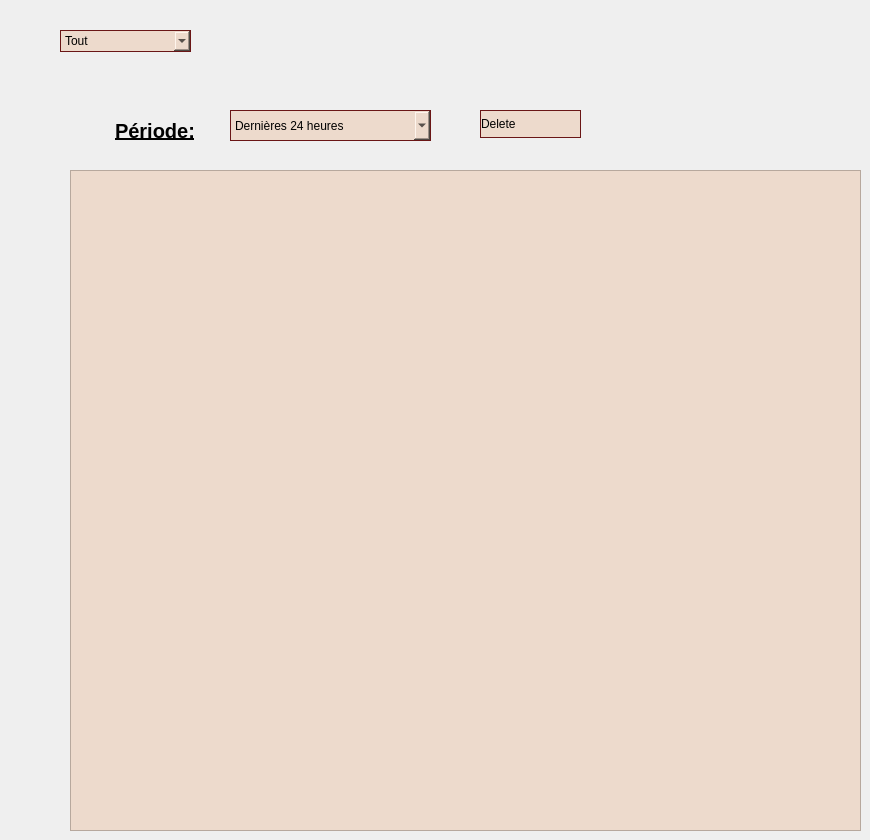
    <widget class="QWidget" name="tab">
     <attribute name="title">
      <string>Historique</string>
     </attribute>
     <widget class="QComboBox" name="history">
      <property name="geometry">
       <rect>
        <x>230</x>
        <y>110</y>
        <width>201</width>
        <height>31</height>
       </rect>
      </property>
      <property name="styleSheet">
       <string notr="true">QComboBox {
background-color: rgb(237, 218, 204);
	
border: none;

	font: italic 10pt &quot;Elephant&quot;;
text-align: left;
border: 1px solid #6a1616;
}
QComboBox:hover {
	color: rgb(255, 255, 255);

background:#6a1616;
border: none;
text-align: left;
}


</string>
      </property>
      <item>
       <property name="text">
        <string>Dernières 24 heures</string>
       </property>
      </item>
      <item>
       <property name="text">
        <string>7 derniers jours</string>
       </property>
      </item>
      <item>
       <property name="text">
        <string>4 derniéres semaines</string>
       </property>
      </item>
      <item>
       <property name="text">
        <string>Toutes les données</string>
       </property>
      </item>
     </widget>
     <widget class="QListView" name="listView">
      <property name="geometry">
       <rect>
        <x>70</x>
        <y>170</y>
        <width>791</width>
        <height>661</height>
       </rect>
      </property>
      <property name="styleSheet">
       <string notr="true">background-color: rgb(237, 218, 204);</string>
      </property>
     </widget>
     <widget class="QPushButton" name="del">
      <property name="geometry">
       <rect>
        <x>480</x>
        <y>110</y>
        <width>101</width>
        <height>28</height>
       </rect>
      </property>
      <property name="styleSheet">
       <string notr="true">QPushButton {
background-color: rgb(237, 218, 204);
	
border: none;

	font: italic 16pt &quot;Elephant&quot;;
text-align: left;
border: 1px solid #6a1616;
}
QPushButton:hover {
	color: rgb(255, 255, 255);

background:#6a1616;
border: none;
text-align: left;
}

</string>
      </property>
      <property name="text">
       <string>Delete</string>
      </property>
     </widget>
     <widget class="QComboBox" name="deleteee">
      <property name="geometry">
       <rect>
        <x>60</x>
        <y>30</y>
        <width>131</width>
        <height>22</height>
       </rect>
      </property>
      <property name="styleSheet">
       <string notr="true">QComboBox {
background-color: rgb(237, 218, 204);
	
border: none;

	font: italic 10pt &quot;Elephant&quot;;
text-align: left;
border: 1px solid #6a1616;
}
QComboBox:hover {
	color: rgb(255, 255, 255);

background:#6a1616;
border: none;
text-align: left;
}

</string>
      </property>
      <item>
       <property name="text">
        <string>Tout</string>
       </property>
      </item>
      <item>
       <property name="text">
        <string>Historique d'ajout</string>
       </property>
      </item>
      <item>
       <property name="text">
        <string>Historique de suppression</string>
       </property>
      </item>
      <item>
       <property name="text">
        <string>historique de modification</string>
       </property>
      </item>
     </widget>
     <widget class="QLabel" name="label_29">
      <property name="geometry">
       <rect>
        <x>90</x>
        <y>90</y>
        <width>131</width>
        <height>81</height>
       </rect>
      </property>
      <property name="font">
       <font>
        <family>Arial</family>
        <pointsize>-1</pointsize>
        <weight>75</weight>
        <bold>true</bold>
        <underline>true</underline>
       </font>
      </property>
      <property name="styleSheet">
       <string notr="true">QLabel {
  width: 100%;
  padding: 12px 20px;
  margin: 8px 0;
  display: inline-block;
 
	color: rgb(0, 0, 0);
  font-size: 20px;
font-family:Arial, Helvetica, sans-serif;
}</string>
      </property>
      <property name="text">
       <string>Période:</string>
      </property>
     </widget>
    </widget>
